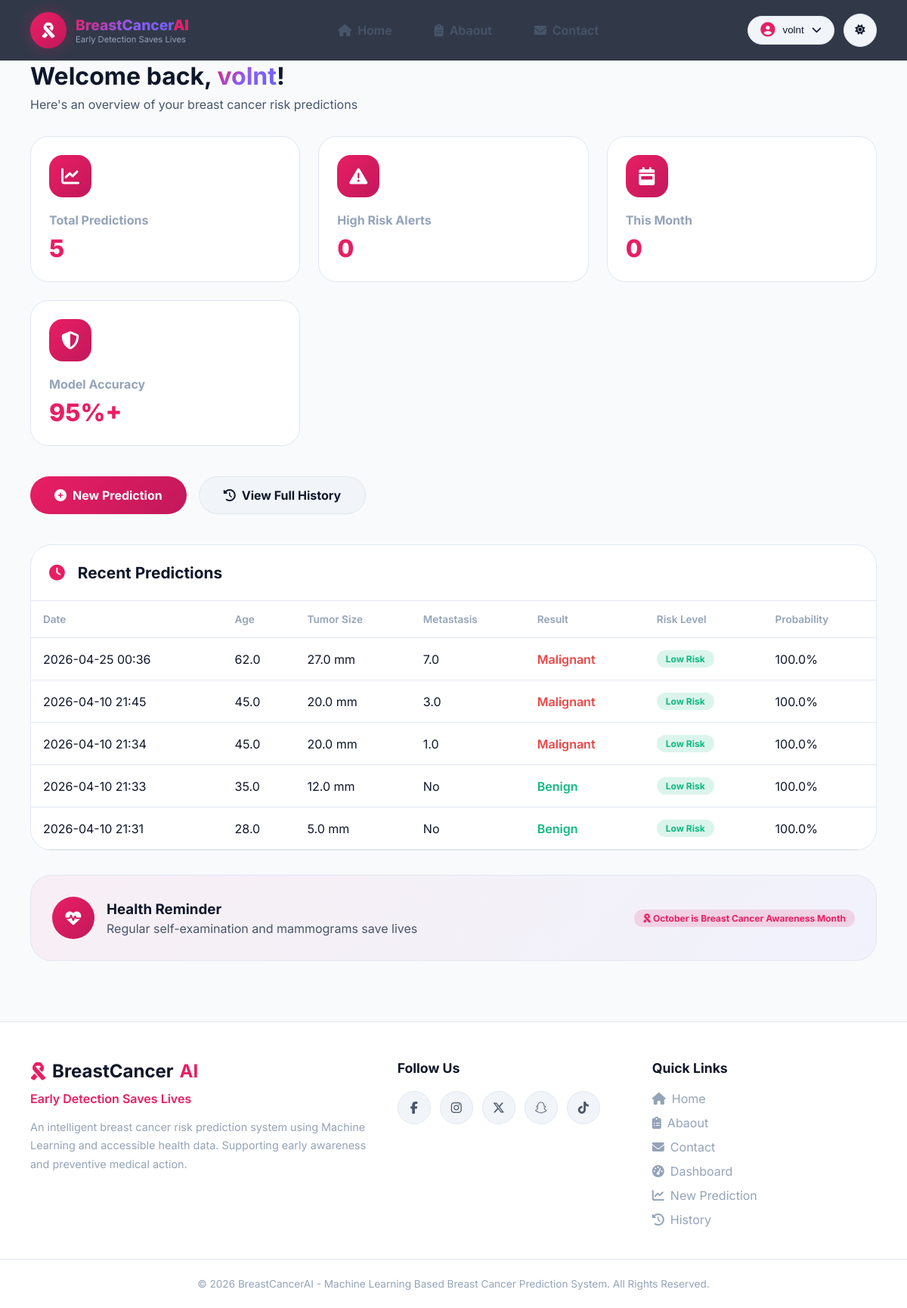
The app's page /dashboard (signed in) with its own data.
### tables this page shows
CREATE TABLE predictions (
        id INTEGER PRIMARY KEY AUTOINCREMENT,
        user_id INTEGER NOT NULL,
        age REAL,
        bmi REAL,
        menopause TEXT,
        tumor_size REAL,
        inv_nodes REAL,
        metastasis TEXT,
        history TEXT,
        breast_side TEXT,
        breast_quadrant TEXT,
        prediction_result INTEGER,
        prediction_probability REAL,
        risk_level TEXT,
        created_at TIMESTAMP DEFAULT CURRENT_TIMESTAMP,
        FOREIGN KEY (user_id) REFERENCES users (id)
    );

### app.py (the view)
@app.route('/dashboard')
def dashboard():
    if 'user_id' not in session:
        flash('Please sign in to access your dashboard.', 'warning')
        return redirect(url_for('login'))
    conn = sqlite3.connect('database/db.sqlite3')
    c = conn.cursor()
    c.execute('''SELECT * FROM predictions WHERE user_id = ? ORDER BY created_at DESC LIMIT 5''',
              (session['user_id'],))
    predictions = c.fetchall()
    conn.close()
    return render_template('user/dashboard.html', predictions=predictions)

### templates/user/dashboard.html (shortened to what this page needs)
{% extends "base.html" %}
{% block content %}
<div style="margin-bottom: 32px;">
    <h1 style="font-size: 2rem;">Welcome back, <span class="gradient-text">{{ session.username }}</span>!</h1>
    <p style="color: var(--text-secondary-light); margin-top: 8px;">Here's an overview of your breast cancer risk predictions</p>
</div>
{% set high_risk_count = namespace(value=0) %}
{% set this_month_count = namespace(value=0) %}
{% for pred in predictions %}
    {% if pred[9] == 'High Risk' %}
        {% set high_risk_count.value = high_risk_count.value + 1 %}
    {% endif %}
    {% if pred[7] and pred[7][:7] == '2026-04' %}
        {% set this_month_count.value = this_month_count.value + 1 %}
    {% endif %}
{% endfor %}
<div class="dashboard-grid">
    <div class="dashboard-card">
        <div class="dashboard-card-icon">
            <i class="fas fa-chart-line"></i>
        </div>
        <h3>Total Predictions</h3>
        <div class="value">{{ predictions|length }}</div>
    </div>
    <div class="dashboard-card">
        <div class="dashboard-card-icon">
            <i class="fas fa-exclamation-triangle"></i>
        </div>
        <h3>High Risk Alerts</h3>
        <div class="value">{{ high_risk_count.value }}</div>
    </div>
    <div class="dashboard-card">
        <div class="dashboard-card-icon">
            <i class="fas fa-calendar-week"></i>
        </div>
        <h3>This Month</h3>
        <div class="value">{{ this_month_count.value }}</div>
    </div>
    <div class="dashboard-card">
        <div class="dashboard-card-icon">
            <i class="fas fa-shield-alt"></i>
        </div>
        <h3>Model Accuracy</h3>
        <div class="value">95%+</div>
    </div>
</div>
<div class="quick-actions">
    <a href="{{ url_for('predict_page') }}" class="primary-btn">
        <i class="fas fa-plus-circle"></i> New Prediction
    </a>
    <a href="{{ url_for('history') }}" class="secondary-btn">
        <i class="fas fa-history"></i> View Full History
    </a>
</div>
<div style="background: var(--surface-light); border-radius: 28px; border: 1px solid var(--border-light); overflow: hidden; margin-top: 40px;">
    <div style="padding: 24px; border-bottom: 1px solid var(--border-light);">
        <h2 style="font-size: 1.3rem;">
            <i class="fas fa-clock" style="color: var(--primary-pink); margin-right: 12px;"></i>
            Recent Predictions
        </h2>
    </div>
    {% if predictions %}
    <div style="overflow-x: auto;">
        <table class="recent-table">
            <thead>
                <tr>
                    <th>Date</th>
                    <th>Age</th>
                    <th>Tumor Size</th>
                    <th>Metastasis</th>
                    <th>Result</th>
                    <th>Risk Level</th>
                    <th>Probability</th>
                </tr>
            </thead>
            <tbody>
                {% for pred in predictions %}
                <tr>
                    <td>{{ pred[14][:16] if pred[14] else 'N/A' }}</td>
                    <td>{{ pred[2] or 'N/A' }}</td>
                    <td>{{ pred[5] or 'N/A' }} mm</td>
                    <td>{{ pred[6] or 'No' }}</td>
                    <td>
                        {% if pred[11] == 1 %}
                            <span style="color: #ef4444; font-weight: 600;">Malignant</span>
                        {% else %}
                            <span style="color: #10b981; font-weight: 600;">Benign</span>
                        {% endif %}
                    </td>
                    <td>
                        {% if pred[12] == 'High Risk' %}
                            <span class="risk-badge risk-high">High Risk</span>
                        {% elif pred[12] == 'Moderate Risk' %}
                            <span class="risk-badge risk-moderate">Moderate Risk</span>
                        {% else %}
                            <span class="risk-badge risk-low">Low Risk</span>
                        {% endif %}
                    </td>
                    <td>{{ "%.1f"|format(pred[11] * 100) if pred[11] else "%.1f"|format((1 - pred[11]) * 100) }}%</td>
                </tr>
                {% endfor %}
            </tbody>
        </table>
    </div>
    {% endif %}
</div>
<div style="background: linear-gradient(135deg, rgba(233, 30, 99, 0.05), rgba(99, 102, 241, 0.05)); border-radius: 28px; padding: 28px; margin-top: 32px; border: 1px solid var(--border-light);">
    <div style="display: flex; align-items: center; gap: 16px; flex-wrap: wrap; justify-content: space-between;">
        <div style="display: flex; align-items: center; gap: 16px;">
            <div style="width: 56px; height: 56px; background: var(--gradient-pink); border-radius: 50%; display: flex; align-items: center; justify-content: center;">
                <i class="fas fa-heartbeat" style="color: white; font-size: 1.3rem;"></i>
            </div>
            <div>
                <h3 style="margin-bottom: 4px;">Health Reminder</h3>
                <p style="color: var(--text-secondary-light);">Regular self-examination and mammograms save lives</p>
            </div>
        </div>
        <div>
            <span class="risk-badge risk-low" style="background: rgba(233, 30, 99, 0.15); color: var(--primary-pink);">
                <i class="fas fa-ribbon"></i> October is Breast Cancer Awareness Month
            </span>
        </div>
    </div>
</div>
{% endblock %}

### static/css/style.css (style rules this page uses)
:root { --primary-pink: #e91e63; --primary-pink-dark: #c2185b; --primary-pink-light: #f48fb1; --secondary-blue: #6366f1; --secondary-purple: #8b5cf6; --accent-cyan: #06b6d4; --bg-light: #f8fafc; --surface-light: #ffffff; --surface-alt-light: #f1f5f9; --text-light: #0f172a; --text-secondary-light: #475569; --text-muted-light: #94a3b8; --border-light: #e2e8f0; --gradient-pink: linear-gradient(135deg, #e91e63, #c2185b); --gradient-mixed: linear-gradient(135deg, #e91e63, #8b5cf6, #6366f1); --gradient-card: linear-gradient(135deg, rgba(233, 30, 99, 0.08), rgba(99, 102, 241, 0.05)); --shadow-sm: 0 1px 2px 0 rgb(0 0 0 / 0.05); --shadow-md: 0 4px 6px -1px rgb(0 0 0 / 0.1); --shadow-lg: 0 10px 15px -3px rgb(0 0 0 / 0.1); --shadow-xl: 0 20px 25px -5px rgb(0 0 0 / 0.1); --glow-pink: 0 0 20px rgba(233, 30, 99, 0.3); }
* { margin: 0; padding: 0; box-sizing: border-box; }
body { font-family: 'Inter', sans-serif; background-color: var(--bg-light); color: var(--text-light); transition: background-color 0.3s ease, color 0.3s ease; overflow-x: hidden; }
.gradient-text { background: var(--gradient-mixed); -webkit-background-clip: text; background-clip: text; color: transparent; }
.primary-btn { background: var(--gradient-pink); color: white; padding: 14px 32px; border-radius: 50px; text-decoration: none; font-weight: 700; transition: all 0.3s ease; display: inline-flex; align-items: center; gap: 8px; }
.secondary-btn { background: var(--surface-alt-light); border: 1px solid var(--border-light); color: var(--text-light); padding: 14px 32px; border-radius: 50px; text-decoration: none; font-weight: 700; transition: all 0.3s ease; display: inline-flex; align-items: center; gap: 8px; }

### templates/user/dashboard.html (style rules this page uses)
.dashboard-grid { display: grid; grid-template-columns: repeat(auto-fit, minmax(280px, 1fr)); gap: 24px; margin-bottom: 40px; }
.dashboard-card { background: var(--surface-light); border-radius: 24px; padding: 24px; border: 1px solid var(--border-light); transition: all 0.3s ease; }
.dashboard-card-icon { width: 56px; height: 56px; background: var(--gradient-pink); border-radius: 18px; display: flex; align-items: center; justify-content: center; margin-bottom: 20px; }
.dashboard-card-icon i { font-size: 1.5rem; color: white; }
.dashboard-card h3 { font-size: 1rem; color: var(--text-muted-light); margin-bottom: 8px; }
.dashboard-card .value { font-size: 2rem; font-weight: 800; color: var(--primary-pink); }
.recent-table { width: 100%; border-collapse: collapse; }
.recent-table th, .recent-table td { padding: 16px; text-align: left; border-bottom: 1px solid var(--border-light); }
.recent-table th { color: var(--text-muted-light); font-weight: 600; font-size: 0.85rem; }
.risk-badge { display: inline-block; padding: 4px 12px; border-radius: 50px; font-size: 0.75rem; font-weight: 700; }
.risk-low { background: rgba(16, 185, 129, 0.15); color: #10b981; }
.quick-actions { display: flex; gap: 16px; flex-wrap: wrap; margin-top: 32px; }

### records on screen
predictions: created_at "2026-04-25 00:36", age "62.0", tumor_size "27.0", inv_nodes "7.0", shows "Malignant", prediction_probability "Low Risk", prediction_result "100.0"
predictions: created_at "2026-04-10 21:45", age "45.0", tumor_size "20.0", inv_nodes "3.0", shows "Malignant", prediction_probability "Low Risk", prediction_result "100.0"
predictions: created_at "2026-04-10 21:34", age "45.0", tumor_size "20.0", inv_nodes "1.0", shows "Malignant", prediction_probability "Low Risk", prediction_result "100.0"
predictions: created_at "2026-04-10 21:33", age "35.0", tumor_size "12.0", inv_nodes "No", shows "Benign", prediction_probability "Low Risk", prediction_result "100.0"
predictions: created_at "2026-04-10 21:31", age "28.0", tumor_size "5.0", inv_nodes "No", shows "Benign", prediction_probability "Low Risk", prediction_result "100.0"

### other values on screen
{{ session.username[:15] }} "volnt"
{{ predictions|length }} "5"
{{ high_risk_count.value }} "0"
{{ this_month_count.value }} "0"
